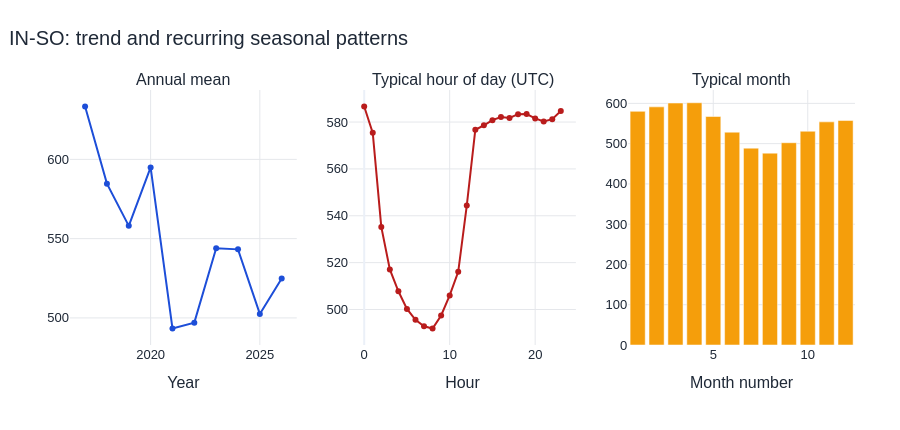

Source (notebook cell):
### Markdown cell above
## 5. Trend and seasonality analysis

*Separate long-term change from the typical daily and yearly patterns*

Annual means summarize the slow trend. Hour-of-day and month-of-year averages show the recurring seasonal shape without forcing a complex model.

### Code cell
annual = data["carbon"].resample("YS").mean()
hourly = data.groupby(data.index.hour)["carbon"].mean()
monthly = data.groupby(data.index.month)["carbon"].mean()
fig = make_subplots(rows=1, cols=3,
                    subplot_titles=("Annual mean", "Typical hour of day (UTC)", "Typical month"))
fig.add_trace(go.Scatter(x=annual.index.year, y=annual, mode="lines+markers",
                         line=dict(color=COLORS["trend"]), name="Annual mean"), row=1, col=1)
fig.add_trace(go.Scatter(x=hourly.index, y=hourly, mode="lines+markers",
                         line=dict(color=COLORS["carbon"]), name="Hourly profile"), row=1, col=2)
fig.add_trace(go.Bar(x=monthly.index, y=monthly, marker_color="#f59e0b", name="Monthly profile"), row=1, col=3)
fig.update_xaxes(title_text="Year", row=1, col=1)
fig.update_xaxes(title_text="Hour", row=1, col=2)
fig.update_xaxes(title_text="Month number", row=1, col=3)
fig.update_layout(height=430, title=f"{REGION}: trend and recurring seasonal patterns", showlegend=False)
show_chart(fig)

annual_change = annual.iloc[-2] - annual.iloc[0] if len(annual) > 2 else annual.iloc[-1] - annual.iloc[0]
daily_swing = hourly.max() - hourly.min()
monthly_swing = monthly.max() - monthly.min()
display(Markdown(
    f"The change from the first complete year to the latest complete year is "
    f"**{annual_change:+.1f} gCO₂eq/kWh**. The average daily swing is **{daily_swing:.1f}**, and the average "
    f"difference between the highest and lowest month is **{monthly_swing:.1f}**. This confirms that both trend and seasonality matter."
))

### Figure 1 — Plotly figure (JSON) as saved in the notebook; plotly's stock layout.template omitted (floating-point values rounded to 4 significant figures)
{"data": [{"line": {"color": "#1d4ed8"}, "mode": "lines+markers", "name": "Annual mean", "type": "scatter", "x": [2017, 2018, 2019, 2020, 2021, 2022, 2023, 2024, 2025, 2026], "xaxis": "x", "y": [633.4, 584.7, 558.1, 594.9, 493.3, 497.0, 543.9, 543.2, 502.5, 524.9], "yaxis": "y"}, {"line": {"color": "#b91c1c"}, "mode": "lines+markers", "name": "Hourly profile", "type": "scatter", "x": [0, 1, 2, 3, 4, 5, 6, 7, 8, 9, 10, 11, 12, 13, 14, 15, 16, 17, 18, 19, 20, 21, 22, 23], "xaxis": "x2", "y": [586.6, 575.4, 535.2, 517.1, 507.8, 500.2, 495.6, 492.9, 491.9, 497.5, 506.0, 516.1, 544.4, 576.7, 578.6, 580.8, 582.1, 581.7, 583.4, 583.4, 581.6, 580.3, 581.2, 584.7], "yaxis": "y2"}, {"marker": {"color": "#f59e0b"}, "name": "Monthly profile", "type": "bar", "x": [1, 2, 3, 4, 5, 6, 7, 8, 9, 10, 11, 12], "xaxis": "x3", "y": [580.2, 591.3, 600.9, 601.5, 567.4, 528.5, 488.8, 476.4, 502.3, 530.8, 554.1, 557.4], "yaxis": "y3"}], "layout": {"annotations": [{"font": {"size": 16}, "showarrow": false, "text": "Annual mean", "x": 0.1444, "xanchor": "center", "xref": "paper", "y": 1.0, "yanchor": "bottom", "yref": "paper"}, {"font": {"size": 16}, "showarrow": false, "text": "Typical hour of day (UTC)", "x": 0.5, "xanchor": "center", "xref": "paper", "y": 1.0, "yanchor": "bottom", "yref": "paper"}, {"font": {"size": 16}, "showarrow": false, "text": "Typical month", "x": 0.8556, "xanchor": "center", "xref": "paper", "y": 1.0, "yanchor": "bottom", "yref": "paper"}], "autosize": true, "font": {"color": "#1f2937", "family": "Arial, sans-serif", "size": 13}, "height": 430, "hoverlabel": {"font": {"size": 13}}, "margin": {"b": 85, "l": 70, "r": 45, "t": 90}, "showlegend": false, "title": {"font": {"size": 20}, "text": "IN-SO: trend and recurring seasonal patterns", "x": 0.01, "xanchor": "left"}, "xaxis": {"anchor": "y", "automargin": true, "domain": [0.0, 0.2889], "gridcolor": "#e5e7eb", "showgrid": true, "title": {"text": "Year"}}, "xaxis2": {"anchor": "y2", "automargin": true, "domain": [0.3556, 0.6444], "gridcolor": "#e5e7eb", "showgrid": true, "title": {"text": "Hour"}}, "xaxis3": {"anchor": "y3", "automargin": true, "domain": [0.7111, 1.0], "gridcolor": "#e5e7eb", "showgrid": true, "title": {"text": "Month number"}}, "yaxis": {"anchor": "x", "automargin": true, "domain": [0.0, 1.0], "gridcolor": "#e5e7eb", "showgrid": true, "zeroline": false}, "yaxis2": {"anchor": "x2", "automargin": true, "domain": [0.0, 1.0], "gridcolor": "#e5e7eb", "showgrid": true, "zeroline": false}, "yaxis3": {"anchor": "x3", "automargin": true, "domain": [0.0, 1.0], "gridcolor": "#e5e7eb", "showgrid": true, "zeroline": false}}}
